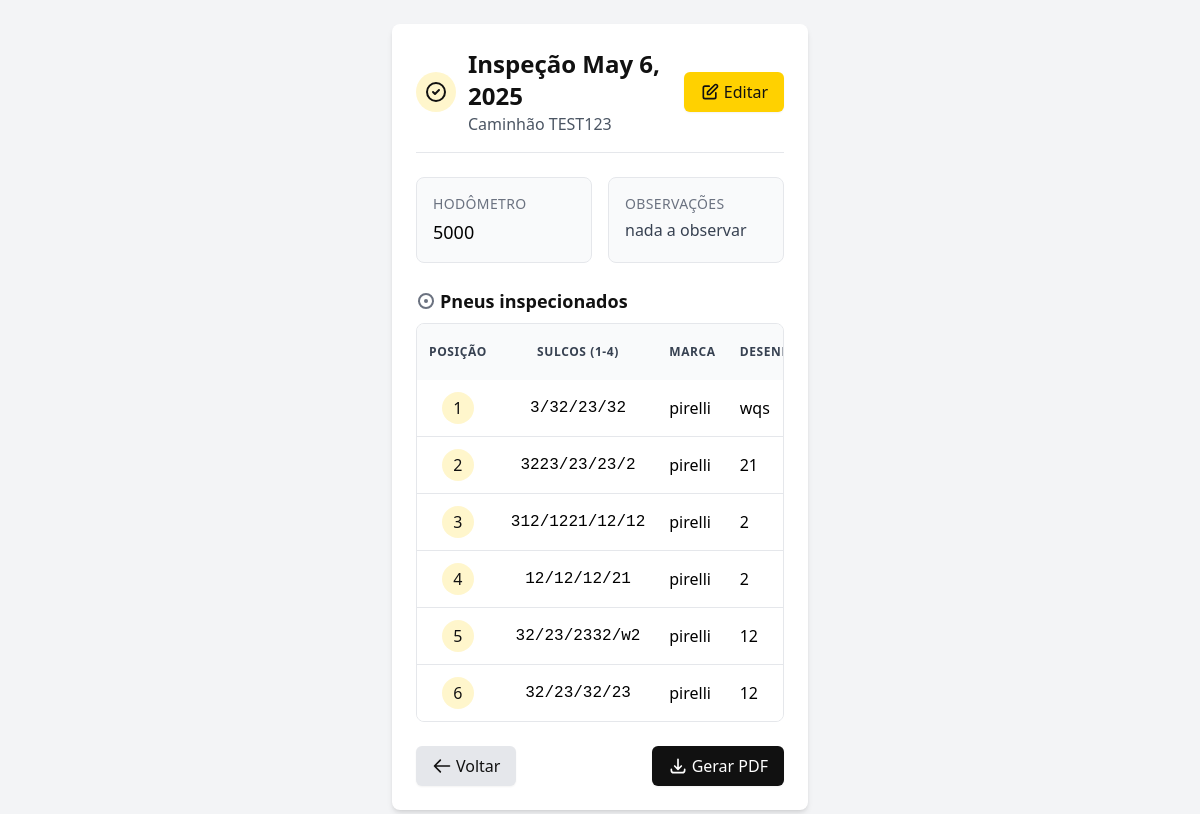
/inspecao/4/ (signed in), run on the app's committed database.
### core/models.py (models this page shows, shortened)
class Inspection(models.Model):
    truck       = models.ForeignKey("Truck", related_name="inspections",
                                    on_delete=models.CASCADE)
    date        = models.DateField(default=date.today)
    odometer    = models.PositiveIntegerField("Hodômetro", null=True, blank=True)
    notes       = models.TextField("Observações", blank=True)
    created_at  = models.DateTimeField(auto_now_add=True)
    updated_at  = models.DateTimeField(auto_now=True)
    class Meta:
        ordering = ["-date", "-id"]

class Truck(models.Model):
    company     = models.ForeignKey(Company, related_name="trucks",
                                    on_delete=models.CASCADE)
    truck_type  = models.ForeignKey(TruckType, on_delete=models.PROTECT)
    plate       = models.CharField("Placa", max_length=10)
    brand       = models.CharField("Marca", max_length=50, blank=True)
    model       = models.CharField("Modelo", max_length=50, blank=True)
    hodometer   = models.PositiveIntegerField("Hodômetro", null=True, blank=True)
    created_at  = models.DateTimeField(auto_now_add=True)
    updated_at  = models.DateTimeField(auto_now=True)
    class Meta:
        unique_together = [("company", "plate")]
        ordering = ["plate"]

class Tire(models.Model):
    inspection  = models.ForeignKey(Inspection, related_name="tires",
                                    on_delete=models.CASCADE)
    position    = models.PositiveSmallIntegerField()
    groove_1    = models.CharField("Sulco 1", max_length=10, blank=True)
    groove_2    = models.CharField("Sulco 2", max_length=10, blank=True)
    groove_3    = models.CharField("Sulco 3", max_length=10, blank=True)
    groove_4    = models.CharField("Sulco 4", max_length=10, blank=True)
    brand       = models.CharField("Marca", max_length=30, blank=True)
    pattern     = models.CharField("Desenho", max_length=30, blank=True)
    fire_number = models.CharField("Nº Fogo", max_length=20, blank=True)
    dot         = models.CharField("DOT", max_length=15, blank=True)
    rec         = models.CharField("Rec", max_length=15, blank=True)
    class Meta:
        unique_together = [("inspection", "position")]
        ordering = ["position"]

### core/views.py (the view)
@login_required
def inspection_detail(request, inspection_id):
    inspection = get_object_or_404(
        Inspection, pk=inspection_id,
        truck__company__created_by=request.user
    )
    return render(request, "core/inspection_detail.html",
                  {"inspection": inspection})

### core/templates/core/inspection_detail.html (shortened to what this page needs)
{% extends "core/base.html" %}
{% block content %}
<div class="bg-white rounded-lg shadow-md p-4 md:p-6">
  <div class="flex flex-col sm:flex-row sm:items-center sm:justify-between gap-4 mb-6 border-b border-gray-200 pb-4">
    <div class="flex items-center">
      <div class="bg-primary/20 p-2 rounded-full mr-3">
        <svg xmlns="http://www.w3.org/2000/svg" class="h-6 w-6 text-secondary" fill="none" viewBox="0 0 24 24" stroke="currentColor">
          <path stroke-linecap="round" stroke-linejoin="round" stroke-width="2" d="M9 12l2 2 4-4m6 2a9 9 0 11-18 0 9 9 0 0118 0z" />
        </svg>
      </div>
      <div>
        <h1 class="text-xl md:text-2xl font-bold text-secondary">Inspeção {{ inspection.date }}</h1>
        <p class="text-gray-600">Caminhão {{ inspection.truck.plate }}</p>
      </div>
    </div>
    <a href="{% url 'core:inspection_edit' inspection.id %}" class="bg-primary hover:bg-primary/90 text-secondary font-medium py-2 px-4 rounded-md flex items-center justify-center shadow-sm transition-colors w-full sm:w-auto">
      <svg xmlns="http://www.w3.org/2000/svg" class="h-5 w-5 mr-1" fill="none" viewBox="0 0 24 24" stroke="currentColor">
        <path stroke-linecap="round" stroke-linejoin="round" stroke-width="2" d="M11 5H6a2 2 0 00-2 2v11a2 2 0 002 2h11a2 2 0 002-2v-5m-1.414-9.414a2 2 0 112.828 2.828L11.828 15H9v-2.828l8.586-8.586z" />
      </svg>
      Editar
    </a>
  </div>
  <div class="grid grid-cols-1 md:grid-cols-2 gap-4 mb-6">
    <div class="bg-gray-50 p-4 rounded-lg border border-gray-200">
      <div class="text-sm text-gray-500 uppercase tracking-wide font-medium mb-1">Hodômetro</div>
      <div class="text-lg font-medium">{{ inspection.odometer|default:"—" }}</div>
    </div>
    <div class="bg-gray-50 p-4 rounded-lg border border-gray-200">
      <div class="text-sm text-gray-500 uppercase tracking-wide font-medium mb-1">Observações</div>
      <div class="text-gray-700 whitespace-pre-wrap">{{ inspection.notes|default:"—" }}</div>
    </div>
  </div>
  <div class="mb-2 flex items-center">
    <svg xmlns="http://www.w3.org/2000/svg" class="h-5 w-5 text-gray-500 mr-1" viewBox="0 0 20 20" fill="currentColor">
      <path d="M10 12a2 2 0 100-4 2 2 0 000 4z" />
      <path fill-rule="evenodd" d="M10 18a8 8 0 100-16 8 8 0 000 16zm0-2a6 6 0 100-12 6 6 0 000 12z" clip-rule="evenodd" />
    </svg>
    <h2 class="text-lg font-semibold text-secondary">Pneus inspecionados</h2>
  </div>
  <div class="overflow-x-auto rounded-lg border border-gray-200">
    <table class="w-full">
      <thead class="bg-gray-50 text-xs uppercase text-gray-700 tracking-wider">
        <tr>
          <th class="p-2 md:p-3 text-center">Posição</th>
          <th class="p-2 md:p-3 text-center">Sulcos (1‑4)</th>
          <th class="p-2 md:p-3">Marca</th>
          <th class="p-2 md:p-3">Desenho</th>
        </tr>
      </thead>
      <tbody class="divide-y divide-gray-200 bg-white">
        {% for t in inspection.tires.all %}
          <tr class="hover:bg-gray-50">
            <td class="p-2 md:p-3 text-center font-medium">
              <div class="inline-flex items-center justify-center h-8 w-8 rounded-full bg-primary/20 text-secondary">
                {{ t.position }}
              </div>
            </td>
            <td class="p-2 md:p-3 text-center font-mono">{{ t.groove_1 }}/{{ t.groove_2 }}/{{ t.groove_3 }}/{{ t.groove_4 }}</td>
            <td class="p-2 md:p-3">{{ t.brand }}</td>
            <td class="p-2 md:p-3">{{ t.pattern }}</td>
          </tr>
        {% endfor %}
      </tbody>
    </table>
  </div>
  <div class="mt-6 flex flex-col sm:flex-row justify-between gap-3">
    <a href="javascript:history.back()" class="px-4 py-2 bg-gray-200 hover:bg-gray-300 text-secondary rounded-md flex items-center justify-center shadow-sm transition-colors">
      <svg xmlns="http://www.w3.org/2000/svg" class="h-5 w-5 mr-1" fill="none" viewBox="0 0 24 24" stroke="currentColor">
        <path stroke-linecap="round" stroke-linejoin="round" stroke-width="2" d="M10 19l-7-7m0 0l7-7m-7 7h18" />
      </svg>
      Voltar
    </a>
    <a href="{% url 'reports:inspection_pdf' inspection.id %}" class="px-4 py-2 bg-secondary hover:bg-secondary/90 text-white rounded-md flex items-center justify-center shadow-sm transition-colors">
      <svg xmlns="http://www.w3.org/2000/svg" class="h-5 w-5 mr-1" fill="none" viewBox="0 0 24 24" stroke="currentColor">
        <path stroke-linecap="round" stroke-linejoin="round" stroke-width="2" d="M4 16v1a3 3 0 003 3h10a3 3 0 003-3v-1m-4-4l-4 4m0 0l-4-4m4 4V4" />
      </svg>
      Gerar PDF
    </a>
  </div>
</div>
{% endblock %}

### data on the page
Inspection: date "May 6, 2025", truck.plate "TEST123", odometer "5000", notes "nada a observar"
Tire: position "1", groove_1 "3", groove_2 "32", groove_3 "23", groove_4 "32", brand "pirelli", pattern "wqs"
Tire: position "2", groove_1 "3223", groove_2 "23", groove_3 "23", groove_4 "2", brand "pirelli", pattern "21"
Tire: position "3", groove_1 "312", groove_2 "1221", groove_3 "12", groove_4 "12", brand "pirelli", pattern "2"
Tire: position "4", groove_1 "12", groove_2 "12", groove_3 "12", groove_4 "21", brand "pirelli", pattern "2"
Tire: position "5", groove_1 "32", groove_2 "23", groove_3 "2332", groove_4 "w2", brand "pirelli", pattern "12"
Tire: position "6", groove_1 "32", groove_2 "23", groove_3 "32", groove_4 "23", brand "pirelli", pattern "12"
